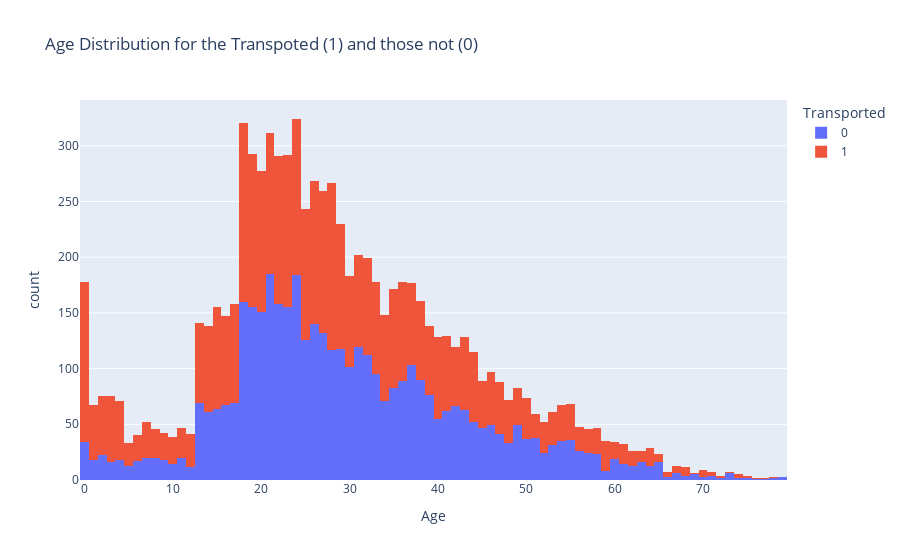

Write notebook code for a chart like this one.
### Code cell
# plt.figure(figsize=(10,8))
fig = px.histogram(train, x='Age',
        title = "Age Distribution for the Transpoted (1) and those not (0)",
        color = "Transported")
# fig.title("Age Distribution for the Transpoted (1) and those not (0)")
fig.show()

### Figure 1 — Plotly figure (JSON) as saved in the notebook; plotly's stock layout.template omitted (floating-point values rounded to 4 significant figures; data arrays with more than 128 entries replaced by an {"elided": "..."} marker saying what was removed)
{"data": [{"alignmentgroup": "True", "bingroup": "x", "hovertemplate": "Transported=0<br>Age=%{x}<br>count=%{y}<extra></extra>", "legendgroup": "0", "marker": {"color": "#636efa", "pattern": {"shape": ""}}, "name": "0", "offsetgroup": "0", "orientation": "v", "showlegend": true, "type": "histogram", "x": {"elided": "4315 int values"}, "xaxis": "x", "yaxis": "y"}, {"alignmentgroup": "True", "bingroup": "x", "hovertemplate": "Transported=1<br>Age=%{x}<br>count=%{y}<extra></extra>", "legendgroup": "1", "marker": {"color": "#EF553B", "pattern": {"shape": ""}}, "name": "1", "offsetgroup": "1", "orientation": "v", "showlegend": true, "type": "histogram", "x": {"elided": "4378 int values"}, "xaxis": "x", "yaxis": "y"}], "layout": {"barmode": "relative", "legend": {"title": {"text": "Transported"}, "tracegroupgap": 0}, "title": {"text": "Age Distribution for the Transpoted (1) and those not (0)"}, "xaxis": {"anchor": "y", "domain": [0, 1], "title": {"text": "Age"}}, "yaxis": {"anchor": "x", "domain": [0, 1], "title": {"text": "count"}}}}
